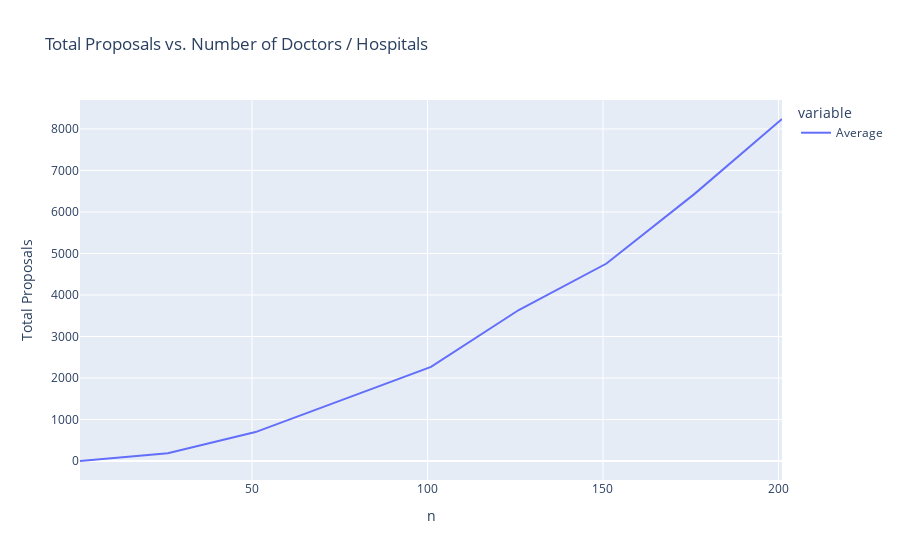

Here is the notebook cell this chart was saved with:
### Code cell
results_dict = {("Trial " + str(key)): trial[key] for key in trial.keys()}
results_dict["n"] = n_values

totalProposals = pd.DataFrame(results_dict)
totalProposals = totalProposals.set_index("n")

totalProposals["Average"] = totalProposals.mean(axis = 1)
display(totalProposals)

px.line(totalProposals['Average'], title = "Total Proposals vs. Number of Doctors / Hospitals", 
        labels = {"value": "Total Proposals"})

### Figure 1 — Plotly figure (JSON) as saved in the notebook; plotly's stock layout.template omitted (floating-point values rounded to 4 significant figures)
{"data": [{"hovertemplate": "variable=Average<br>n=%{x}<br>Total Proposals=%{y}<extra></extra>", "legendgroup": "Average", "line": {"color": "#636efa", "dash": "solid"}, "mode": "lines", "name": "Average", "orientation": "v", "showlegend": true, "type": "scatter", "x": [1, 26, 51, 76, 101, 126, 151, 176, 201], "xaxis": "x", "y": [1, 189.4, 697.4, 1485.0, 2269.0, 3638.0, 4758.0, 6430.0, 8240.0], "yaxis": "y"}], "layout": {"legend": {"title": {"text": "variable"}, "tracegroupgap": 0}, "title": {"text": "Total Proposals vs. Number of Doctors / Hospitals"}, "xaxis": {"anchor": "y", "domain": [0, 1], "title": {"text": "n"}}, "yaxis": {"anchor": "x", "domain": [0, 1], "title": {"text": "Total Proposals"}}}}
